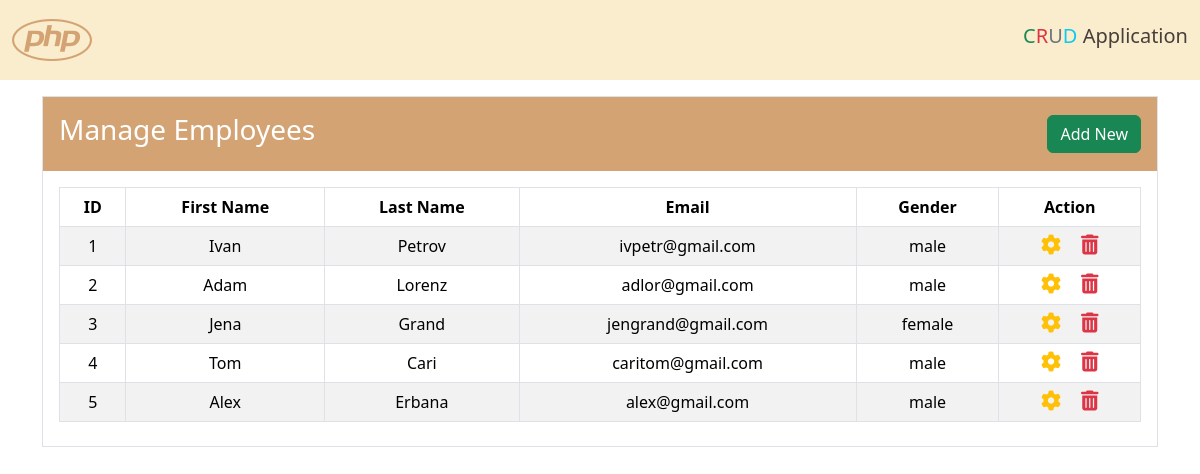
The page / on the database its author committed.
### tables this page shows
CREATE TABLE `employees` (
  `id` int(100) NOT NULL,
  `first_name` varchar(100) NOT NULL,
  `last_name` varchar(100) NOT NULL,
  `email` varchar(100) NOT NULL,
  `gender` varchar(100) NOT NULL
);

### index.php (the view, shortened to what this page needs)
<?php
    include("db_conn.php");
    include("header.php");
?>
<!DOCTYPE html>
<html lang="en">
<head>
    <link href="https://cdn.jsdelivr.net/npm/bootstrap@5.3.3/dist/css/bootstrap.min.css" rel="stylesheet">
</head>
<body>
    <div class="container mt-3">
        <div class="border">
        <div class="container-fluid navbar mb-3 p-3" style="background-color: #D4A373;">
            <h3 style="color: #ffff; font-weight: 300;">Manage Employees</h3>
            <a href="add_new.php" class="btn btn-success">Add New</a>
        </div>
        <div class="px-3 pb-2">
        <table class="table table-striped text-center">
    <thead class="border-bottom border-black">
        <tr>
        <th scope="col" class="border">ID</th>
        <th scope="col" class="border">First Name</th>
        <th scope="col" class="border">Last Name</th>
        <th scope="col" class="border">Email</th>
        <th scope="col" class="border">Gender</th>
        <th scope="col" class="border">Action</th>
        </tr>
    </thead>
    <tbody>
        <?php
            $sql = "SELECT * FROM employees";
            $result = mysqli_query($conn, $sql);
            while($row = mysqli_fetch_assoc($result)){
                ?>
                    <tr>
                        <td class="border"><?php echo $row['id'] ?></td>
                        <td class="border"><?php echo $row['first_name'] ?></td>
                        <td class="border"><?php echo $row['last_name'] ?></td>
                        <td class="border"><?php echo $row['email'] ?></td>
                        <td class="border"><?php echo $row['gender'] ?></td>
                        <td class="border">
                            <a href="edit.php?id=<?php echo $row['id'] ?>" class="link-warning"><i class="fa-solid fa-gear fs-5 me-3"></i></a>
                            <a href="delete.php?id=<?php echo $row['id'] ?>" class="link-danger"><i class="fa-solid fa-trash-can fs-5"></i></a>
                        </td>
                    </tr>
                <?php
            }
        ?>
    </tbody>
    </table>
    </div>
    </div>
    </div>
</body>
</html>

### header.php (shortened to what this page needs)
<nav class="navbar" style="background-color: #faedcd;">
    <div class="container-fluid">
        <a href="#"><i class="fa-brands fa-php fa-4x" style="color: #d4a373"></i></a>
        <h5 style="color: #463f3a"><span class="text-success">C</span><span class="text-danger">R</span><span class="text-secondary">U</span><span class="text-info">D</span> Application</h5>
    </div>
</nav>

### rows shown on the page
employees: id "1", first_name "Ivan", last_name "Petrov", email "ivpetr@gmail.com", gender "male"
employees: id "2", first_name "Adam", last_name "Lorenz", email "adlor@gmail.com", gender "male"
employees: id "3", first_name "Jena", last_name "Grand", email "jengrand@gmail.com", gender "female"
employees: id "4", first_name "Tom", last_name "Cari", email "caritom@gmail.com", gender "male"
employees: id "5", first_name "Alex", last_name "Erbana", email "alex@gmail.com", gender "male"
